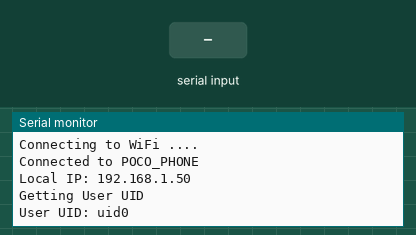
The sketch below on a simulated ESP8266 (NodeMCU). On the bench: the last lines printed to the serial monitor. The test bench sets the inputs (shaded band). WiFi joins after 1.5 s; servers stay silent unless stated.

Above: at 3.2 s.
3.3 s: "ammo\n" received over Serial
At 4.0 s:
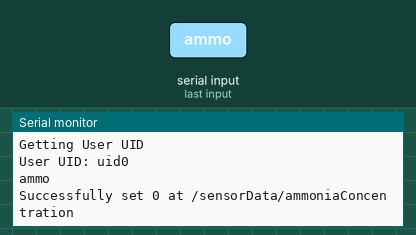
4.9 s: "dist\n" received over Serial
At 6.2 s:
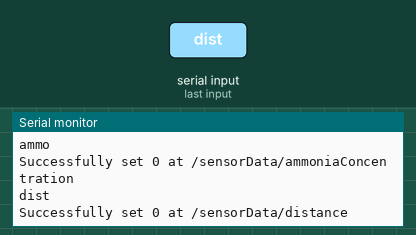
6.5 s: "meth\n" received over Serial
At 7.6 s:
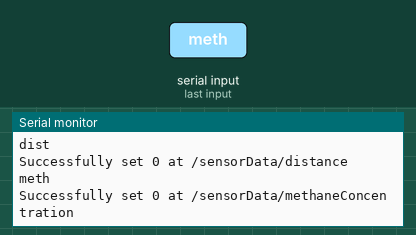
8.1 s: "tilt\n" received over Serial
At 8.8 s:
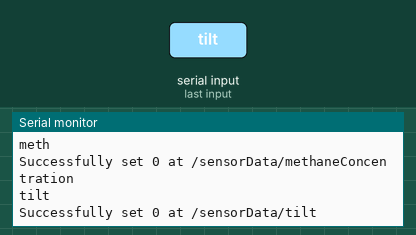
9.7 s: "90,45,200\n" received over Serial
At 10.5 s:
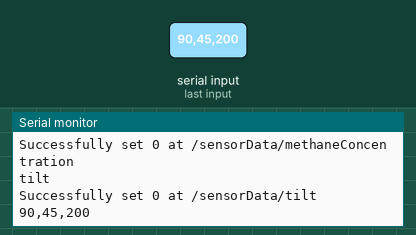
11.2 s: "90,45\n" received over Serial
At 11.7 s:
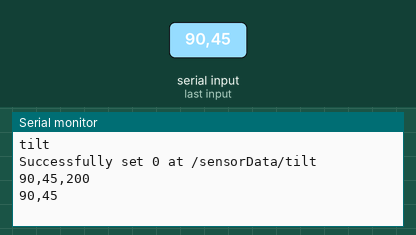

Measured:
- after the input at 3.3 s, the serial monitor: prints a new line at once (image 1)
- after the input at 4.9 s, the serial monitor: prints a new line at once (image 2)
- after the input at 6.5 s, the serial monitor: prints a new line at once (image 3)
- after the input at 8.1 s, the serial monitor: prints a new line at once (image 4)
- after the input at 9.7 s, the serial monitor: prints a new line at once (image 5)
- after the input at 11.2 s, the serial monitor: prints a new line at once (image 6)

The sketch:

ESP_to_Firebase.ino
```cpp
#include <ESP8266WiFi.h>
#include <FirebaseESP8266.h>

// Provide the token generation process info.
#include "addons/TokenHelper.h"
// Provide the RTDB payload printing info and other helper functions.
#include "addons/RTDBHelper.h"

//Define Firebase Data object
FirebaseData fbdo;
FirebaseAuth auth;
FirebaseConfig config;

String WIFI_SSID = "POCO_PHONE";
String WIFI_PASSWORD = "25542542";

String DATABASE_URL = "https://mini-project-iot-d5240-default-rtdb.asia-southeast1.firebasedatabase.app/";
String API_KEY = "AIzaSyBg4lGtkxE1dOARADvyM-tQTgoFcHUKld4";

String USER_EMAIL = "abhiramiss247@gmail.com";
String USER_PASSWORD = "abhirami@2000";

String uid;
// int test = 0;

// char data[20];

void setup() {
  // put your setup code here, to run once:
  Serial.begin(9600);
  WiFi.begin(WIFI_SSID, WIFI_PASSWORD);

  Serial.print("Connecting to WiFi ..");
  while (WiFi.status() != WL_CONNECTED) {
    Serial.print('.');
    delay(1000);
  }
  Serial.println();
  Serial.println("Connected to " + WIFI_SSID);
  Serial.print("Local IP: ");
  Serial.println(WiFi.localIP());
  Serial.println();

  /* Assign the RTDB URL (required) */
  config.database_url = DATABASE_URL;
  /* Assign the api key (required) */
  config.api_key = API_KEY;
  /* Assign the callback function for the long running token generation task */
  config.token_status_callback = tokenStatusCallback;  //see addons/TokenHelper.h

  auth.user.email = USER_EMAIL;
  auth.user.password = USER_PASSWORD;

  Firebase.begin(&config, &auth);
  Firebase.reconnectWiFi(true);

  Serial.println("Getting User UID");
  while ((auth.token.uid) == "") {
    Serial.print('.');
    delay(1000);
  }

  uid = auth.token.uid.c_str();
  Serial.print("User UID: ");
  Serial.println(uid);
}

void loop() {
  // put your main code here, to run repeatedly:
  char data[20] = "";
  if (Serial.available()) {
    // Serial.print("From Arduino: ");
    Serial.readBytesUntil('\n', data, 20);
    // data = Serial.read();
    Serial.println(data);

    String dataString = String(data);
    String valueType = dataString.substring(0,4);

    if (valueType == "ammo") {
      int value;
      value = dataString.substring(5).toInt();
      sendDataToFirebase("/sensorData/ammoniaConcentration",value);
    }

    if (valueType == "dist") {
      int value;
      value = dataString.substring(5).toInt();
      sendDataToFirebase("/sensorData/distance",value);
    }

    if (valueType == "meth") {
      int value;
      value = dataString.substring(5).toInt();
      sendDataToFirebase("/sensorData/methaneConcentration",value);
    }

    if (valueType == "tilt") {
      int value;
      value = dataString.substring(5).toInt();
      sendDataToFirebase("/sensorData/tilt",value);
    }
  }
}

void sendDataToFirebase(String path, int value) {
  if (Firebase.setInt(fbdo, path, value)) {
      Serial.print("Successfully set ");
      Serial.print(value);
      Serial.print(" at ");
      Serial.println(path);

  } else {
    Serial.println(fbdo.errorReason());
  }
}
```
